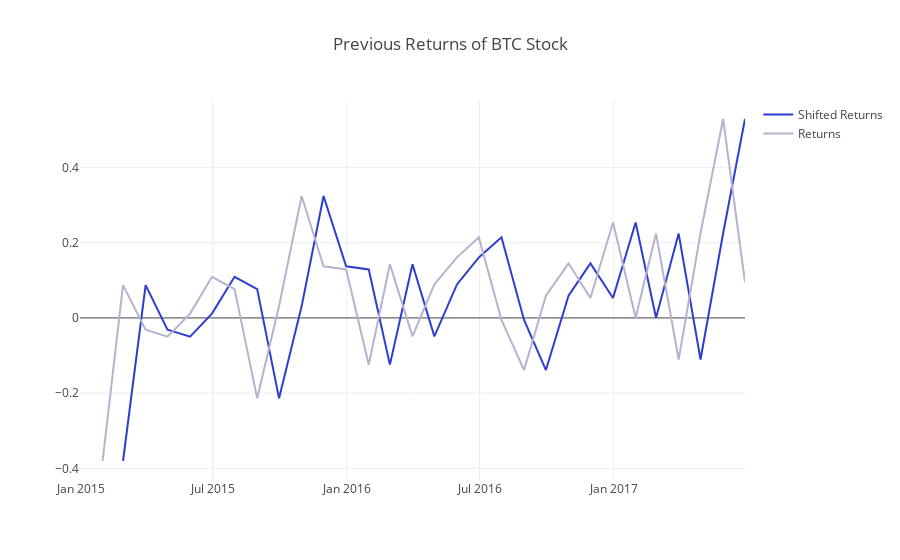
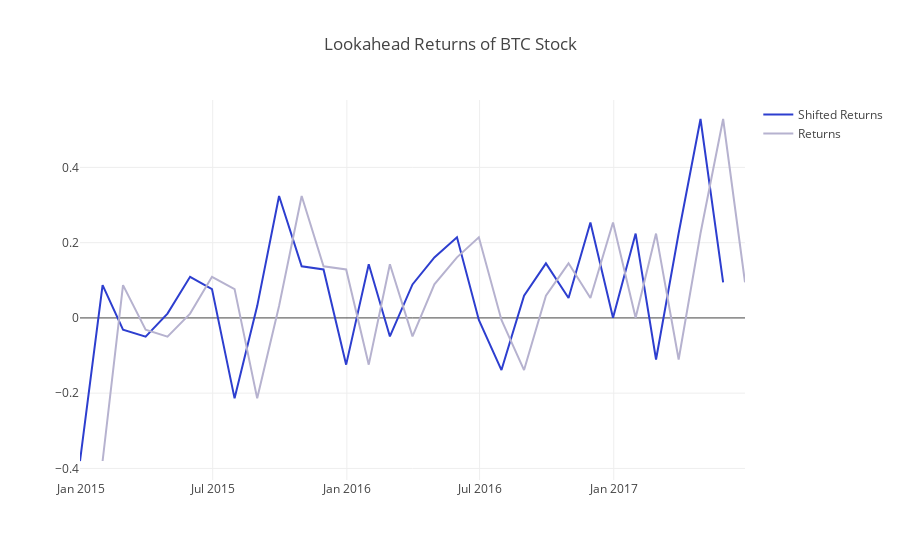

The notebook cell saved with these charts, in order:
### Markdown cell above
### View Data
Let's get the previous month's and next month's returns.

### Code cell
prev_returns = shift_returns(monthly_close_returns, 1)
lookahead_returns = shift_returns(monthly_close_returns, -1)

project_helper.plot_shifted_returns(
    prev_returns.loc[:, btc_ticker],
    monthly_close_returns.loc[:, btc_ticker],
    'Previous Returns of {} Stock'.format(btc_ticker))
project_helper.plot_shifted_returns(
    lookahead_returns.loc[:, btc_ticker],
    monthly_close_returns.loc[:, btc_ticker],
    'Lookahead Returns of {} Stock'.format(btc_ticker))
